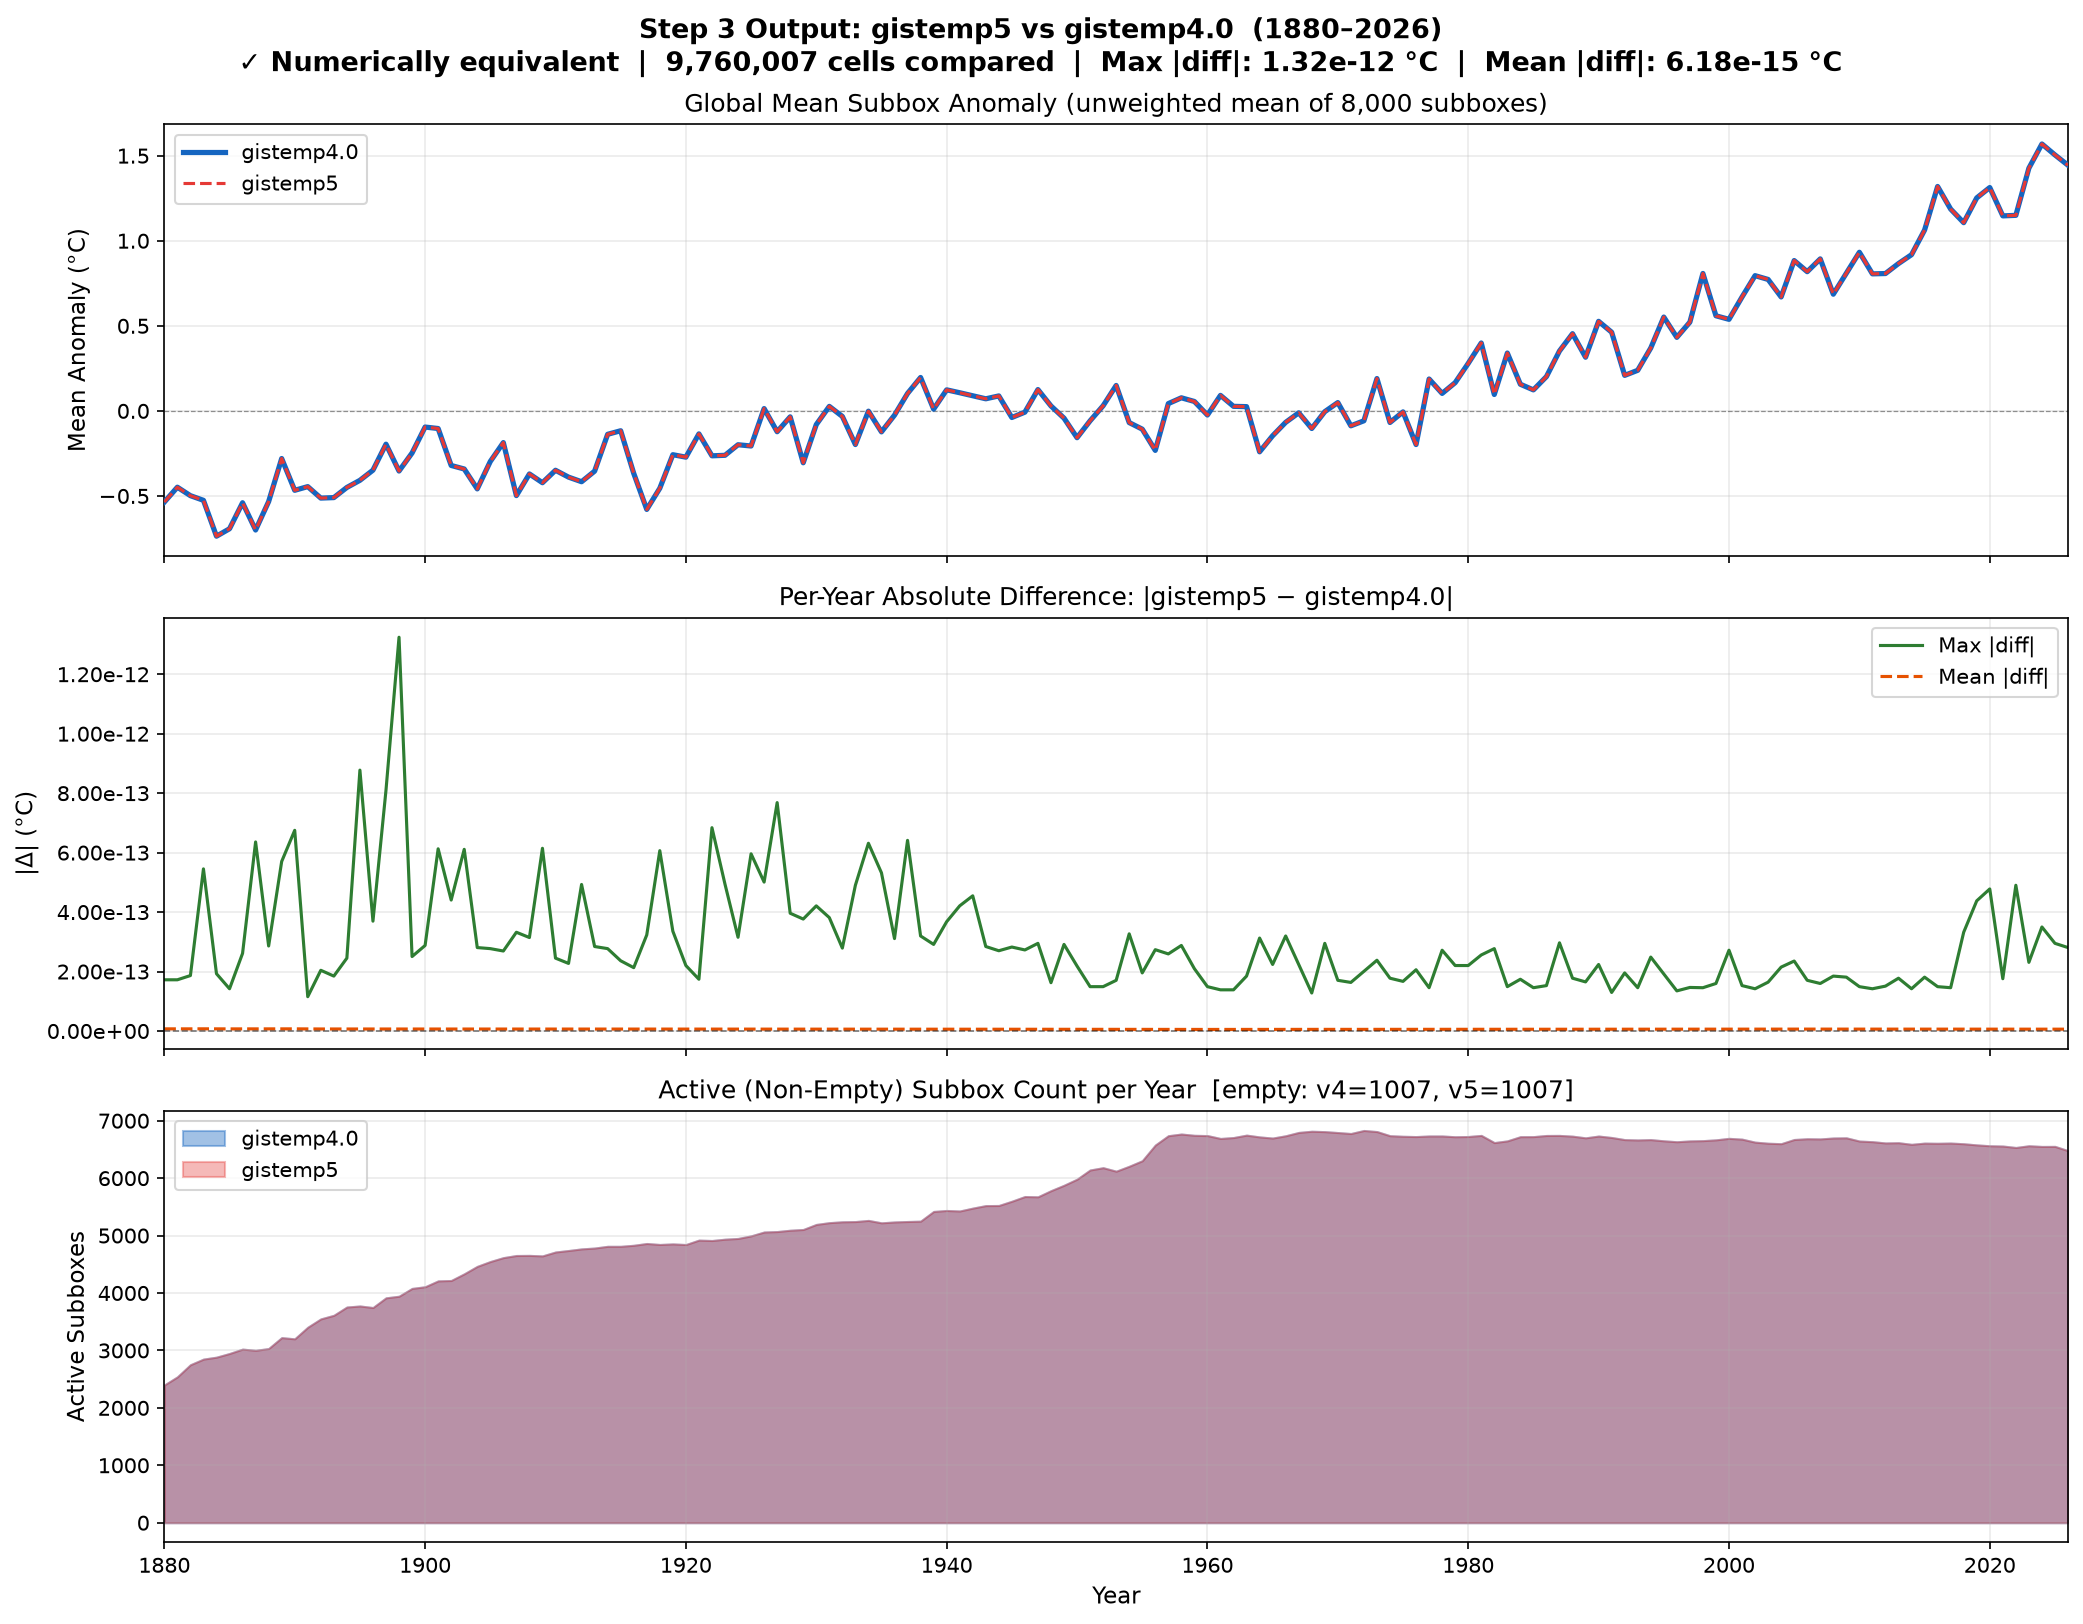

Python code for this plot:
"""
Compare gistemp5 vs gistemp4.0 step 3 output.

Requires cached outputs. Run from repo root:
    python main/run.py                  # generates cache/step3_1880_2026.parquet
    python testing/compare_step3.py     # generates gistemp4.0/tmp/step3_cache.parquet
Then:
    python visualization/step3_comparison.py
"""

import os
import sys

import matplotlib
matplotlib.use('Agg')
import matplotlib.pyplot as plt
import matplotlib.ticker as mticker
import numpy as np
import pandas as pd

REPO_ROOT = os.path.dirname(os.path.dirname(os.path.abspath(__file__)))
sys.path.insert(0, REPO_ROOT)

from parameters.constants import START_YEAR, END_YEAR
from utils import cache as step_cache

V4_CACHE = os.path.join(REPO_ROOT, 'gistemp4.0', 'tmp', 'step3_cache.parquet')
OUT_PATH  = os.path.join(REPO_ROOT, 'visualization', 'step3_comparison.png')

_META = {'lat_s', 'lat_n', 'lon_w', 'lon_e', 'n_stations', 'station_months', 'd'}


def time_cols(df):
    return [c for c in df.columns if c not in _META]


def load_data():
    if not os.path.exists(V4_CACHE):
        raise FileNotFoundError(
            f"gistemp4.0 step3 cache missing: {V4_CACHE}\n"
            "Run: python testing/compare_step3.py"
        )
    df4 = pd.read_parquet(V4_CACHE)

    df5 = step_cache.load('step3', START_YEAR, END_YEAR)
    if df5 is None:
        raise FileNotFoundError(
            f"gistemp5 step3 cache missing for {START_YEAR}–{END_YEAR}.\n"
            "Run: python main/run.py"
        )
    return df4, df5


def annual_global_mean(df):
    tc = time_cols(df)
    years = sorted({int(c.split('_')[1]) for c in tc})
    means, active = [], []
    for yr in years:
        cols = [f'{m}_{yr}' for m in range(1, 13) if f'{m}_{yr}' in df.columns]
        vals = df[cols].values
        means.append(np.nanmean(vals))
        active.append(int(np.any(~np.isnan(vals), axis=1).sum()))
    return pd.Series(means, index=years), pd.Series(active, index=years)


def annual_max_diff(df4, df5):
    tc4 = set(time_cols(df4))
    tc5 = set(time_cols(df5))
    shared = sorted(tc4 & tc5, key=lambda c: (int(c.split('_')[1]), int(c.split('_')[0])))
    years = sorted({int(c.split('_')[1]) for c in shared})
    max_diffs, mean_diffs = [], []
    for yr in years:
        cols = [f'{m}_{yr}' for m in range(1, 13) if f'{m}_{yr}' in shared]
        a = df5[cols].values.astype(float)
        b = df4[cols].values.astype(float)
        both = ~np.isnan(a) & ~np.isnan(b)
        d = np.abs(a - b)
        max_diffs.append(float(d[both].max()) if both.any() else 0.0)
        mean_diffs.append(float(d[both].mean()) if both.any() else 0.0)
    return pd.Series(max_diffs, index=years), pd.Series(mean_diffs, index=years)


def validate(df4, df5):
    tc4 = set(time_cols(df4))
    tc5 = set(time_cols(df5))
    shared = sorted(tc4 & tc5, key=lambda c: (int(c.split('_')[1]), int(c.split('_')[0])))
    a = df5[shared].astype(float).values
    b = df4[shared].astype(float).values
    both = ~np.isnan(a) & ~np.isnan(b)
    d = np.abs(a - b)
    n_differ = int((d[both] > 1e-4).sum())
    max_diff  = float(d[both].max()) if both.any() else 0.0
    mean_diff = float(d[both].mean()) if both.any() else 0.0
    nan_mis   = int(np.sum(np.isnan(a) != np.isnan(b)))
    agreement = "✓ Numerically equivalent" if n_differ == 0 and nan_mis == 0 else f"✗ {n_differ:,} cells differ"
    return {
        'cells_compared': int(both.sum()),
        'nan_mismatch':   nan_mis,
        'cells_differ':   n_differ,
        'max_diff':       max_diff,
        'mean_diff':      mean_diff,
        'agreement':      agreement,
        'empty4':         int((df4['n_stations'] == 0).sum()),
        'empty5':         int((df5['n_stations'] == 0).sum()),
    }


def plot(df4, df5, stats):
    mean4, active4 = annual_global_mean(df4)
    mean5, active5 = annual_global_mean(df5)
    max_d, mean_d  = annual_max_diff(df4, df5)

    BLUE, RED, GREEN, ORANGE = '#1565C0', '#E53935', '#2E7D32', '#E65100'

    fig, axes = plt.subplots(3, 1, figsize=(14, 11), sharex=True)
    fig.suptitle(
        f'Step 3 Output: gistemp5 vs gistemp4.0  ({START_YEAR}–{END_YEAR})\n'
        f'{stats["agreement"]}  |  {stats["cells_compared"]:,} cells compared  |  '
        f'Max |diff|: {stats["max_diff"]:.2e} °C  |  Mean |diff|: {stats["mean_diff"]:.2e} °C',
        fontsize=13, fontweight='bold'
    )

    # Panel 1: global mean subbox anomaly
    ax = axes[0]
    ax.plot(mean4.index, mean4.values, color=BLUE, lw=2.5, label='gistemp4.0', zorder=3)
    ax.plot(mean5.index, mean5.values, color=RED,  lw=1.5, ls='--', label='gistemp5', zorder=4)
    ax.axhline(0, color='black', lw=0.6, ls='--', alpha=0.4)
    ax.set_ylabel('Mean Anomaly (°C)', fontsize=11)
    ax.set_title('Global Mean Subbox Anomaly (unweighted mean of 8,000 subboxes)', fontsize=12)
    ax.legend(fontsize=10)
    ax.grid(alpha=0.25)

    # Panel 2: per-year max and mean absolute difference
    ax = axes[1]
    ax.plot(max_d.index,  max_d.values,  color=GREEN,  lw=1.5, label='Max |diff|')
    ax.plot(mean_d.index, mean_d.values, color=ORANGE, lw=1.5, label='Mean |diff|', ls='--')
    ax.axhline(0, color='black', lw=0.8, ls='--', alpha=0.5)
    ax.set_ylabel('|Δ| (°C)', fontsize=11)
    ax.set_title('Per-Year Absolute Difference: |gistemp5 − gistemp4.0|', fontsize=12)
    ax.yaxis.set_major_formatter(mticker.FormatStrFormatter('%.2e'))
    ax.legend(fontsize=10)
    ax.grid(alpha=0.25)

    # Panel 3: active (non-empty) subbox count per year
    ax = axes[2]
    ax.fill_between(active4.index, active4.values, color=BLUE, alpha=0.4, label='gistemp4.0')
    ax.fill_between(active5.index, active5.values, color=RED,  alpha=0.35, label='gistemp5')
    ax.set_ylabel('Active Subboxes', fontsize=11)
    ax.set_xlabel('Year', fontsize=11)
    ax.set_title(
        f'Active (Non-Empty) Subbox Count per Year  '
        f'[empty: v4={stats["empty4"]}, v5={stats["empty5"]}]',
        fontsize=12
    )
    ax.legend(fontsize=10)
    ax.grid(alpha=0.25)
    ax.set_xlim(START_YEAR, END_YEAR)

    plt.tight_layout()
    plt.savefig(OUT_PATH, dpi=150, bbox_inches='tight')
    print(f"  Saved → {OUT_PATH}")


if __name__ == '__main__':
    print("Loading data...")
    df4, df5 = load_data()
    print("Validating...")
    stats = validate(df4, df5)
    print(f"  {stats['agreement']}")
    print(f"  Monthly cells compared : {stats['cells_compared']:,}")
    print(f"  NaN mismatches         : {stats['nan_mismatch']:,}")
    print(f"  Cells differing >1e-4  : {stats['cells_differ']:,}")
    print(f"  Max  |diff| (°C)       : {stats['max_diff']:.2e}")
    print(f"  Mean |diff| (°C)       : {stats['mean_diff']:.2e}")
    print(f"  Empty subboxes v4/v5   : {stats['empty4']} / {stats['empty5']}")
    print("Plotting...")
    plot(df4, df5, stats)
